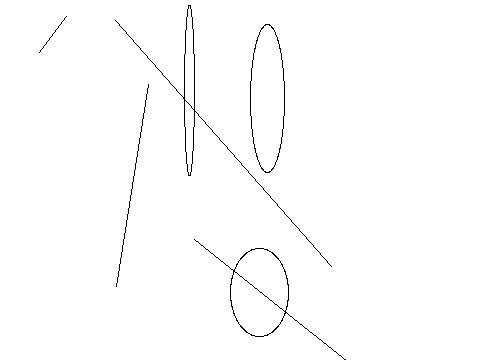

This chart was generated by the following Python code:
from PIL import Image, ImageDraw
image1 = Image.new('RGB', (480, 360), '#ffffff')
draw = ImageDraw.Draw(image1)
c=[250,24,284,172]
draw.ellipse(c,'#ffffff','#000000')
c=[426,327,242,358]
draw.ellipse(c,'#ffffff','#000000')
c=[230,248,288,336]
draw.ellipse(c,'#ffffff','#000000')
c=[464,426,204,174]
draw.ellipse(c,'#ffffff','#000000')
c=[329,317,274,10]
draw.ellipse(c,'#ffffff','#000000')
c=[184,5,194,176]
draw.ellipse(c,'#ffffff','#000000')
c=[62,55,82,19]
draw.ellipse(c,'#ffffff','#000000')
c=[183,339,31,79]
draw.ellipse(c,'#ffffff','#000000')
c=[218,261,145,191]
draw.ellipse(c,'#ffffff','#000000')
c=[305,428,174,137]
draw.ellipse(c,'#ffffff','#000000')
c=[105,381,81,25]
draw.ellipse(c,'#ffffff','#000000')
c=[444,246,341,39]
draw.ellipse(c,'#ffffff','#000000')
c=[266,44,260,182]
draw.ellipse(c,'#ffffff','#000000')
c=[36,258,218,185]
draw.ellipse(c,'#ffffff','#000000')
c=[379,231,226,146]
draw.ellipse(c,'#ffffff','#000000')
c=[62,163,208,27]
draw.ellipse(c,'#ffffff','#000000')
c=[175,162,256,93]
draw.ellipse(c,'#ffffff','#000000')
c=[269,316,214,210]
draw.ellipse(c,'#ffffff','#000000')
c=[423,237,360,110]
draw.ellipse(c,'#ffffff','#000000')
l=[66,16,39,52]
draw.line(l,'#000000')
l=[352,365,194,239]
draw.line(l,'#000000')
l=[116,286,148,84]
draw.line(l,'#000000')
l=[115,20,331,266]
draw.line(l,'#000000')
image1.save('Artist59.png')